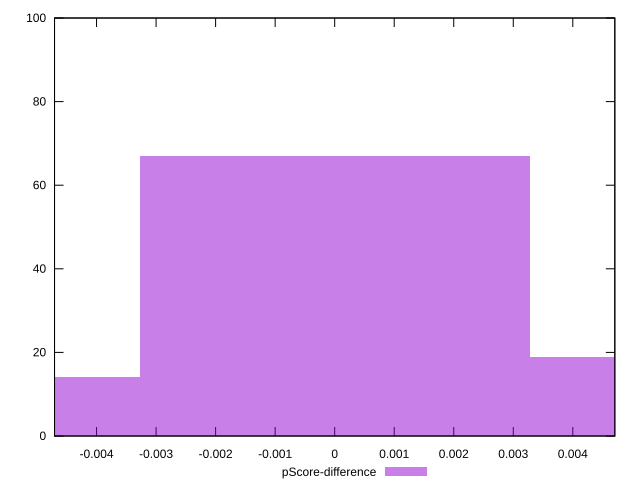

Generate this figure with gnuplot:
reset

$pScoreDifference <<EOF
0 67
0.006555813103799486 19
-0.006555813103799486 14
EOF

set key outside below
set boxwidth 0.006555813103799486
set xrange [-0.004705882352941199:0.004705882352941171]
set yrange [0:100]
set trange [0:100]
set style fill transparent solid 0.5 noborder
set terminal svg size 640, 490 enhanced background rgb 'white'
set output "reports/report_00027_2021-02-24T12-40-31.850Z/unused-javascript/samples/astro/pScore-difference/histogram.svg"

plot $pScoreDifference title "pScore-difference" with boxes

reset
